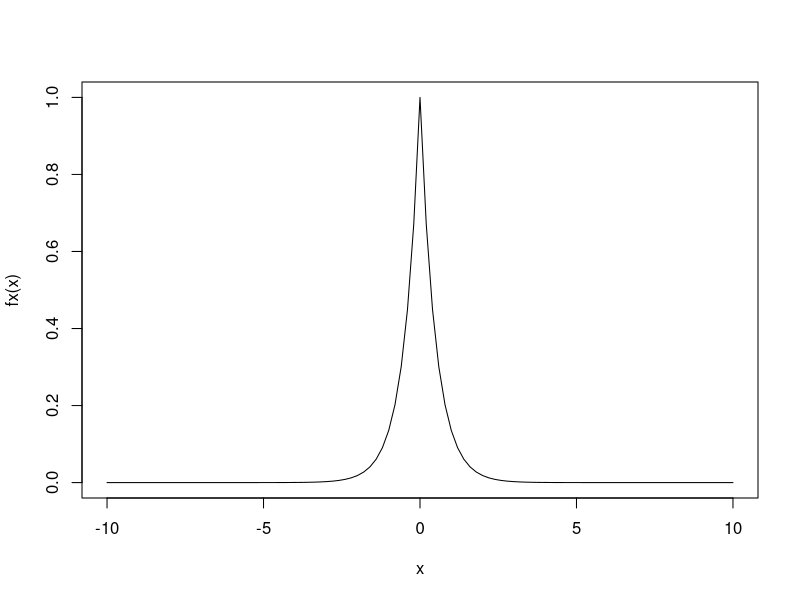
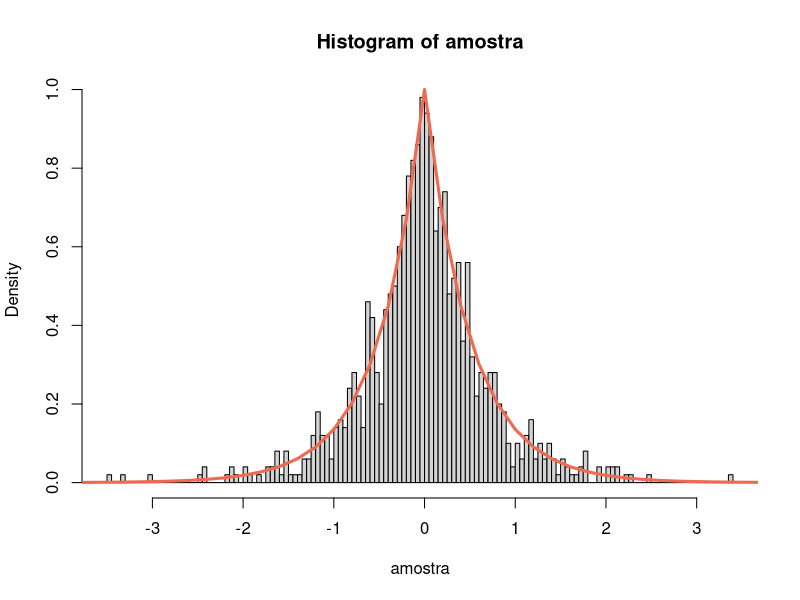
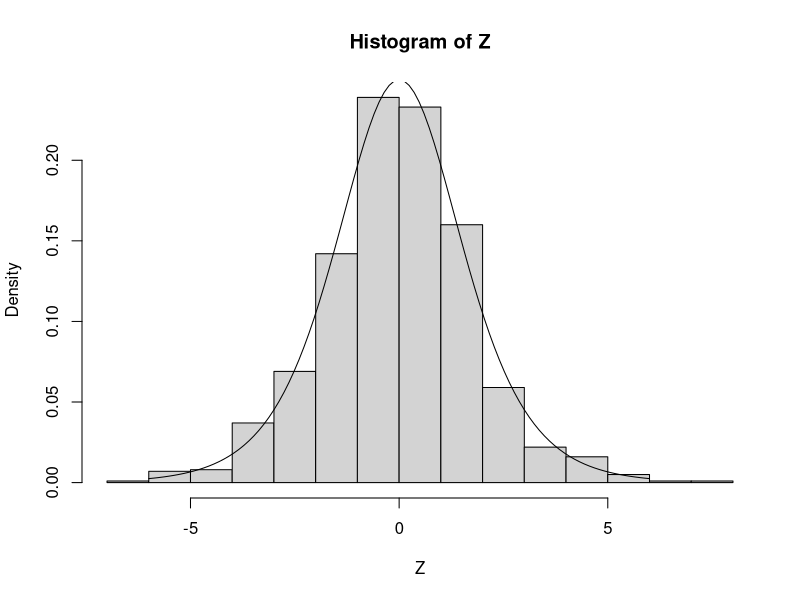
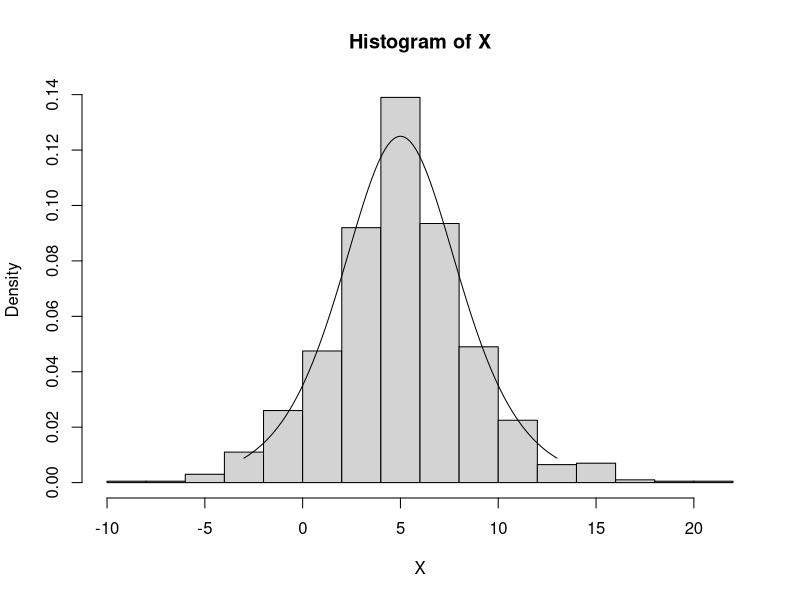
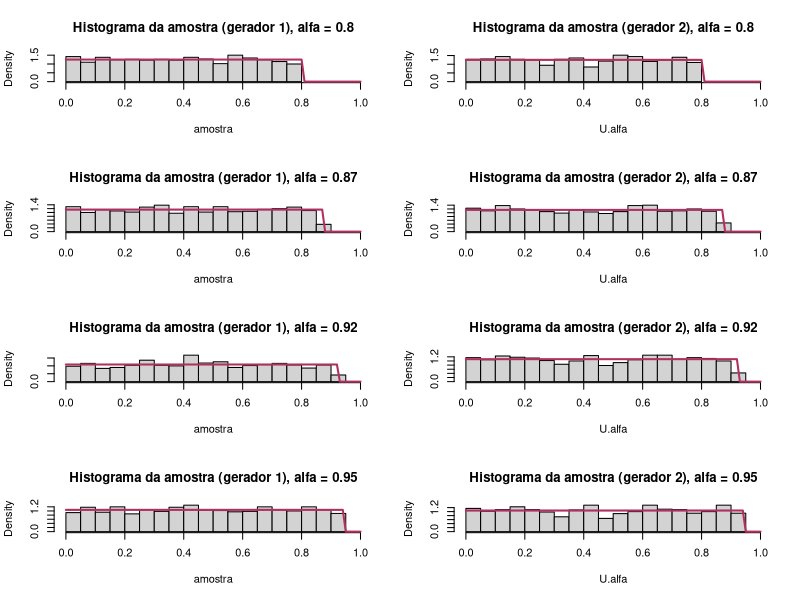
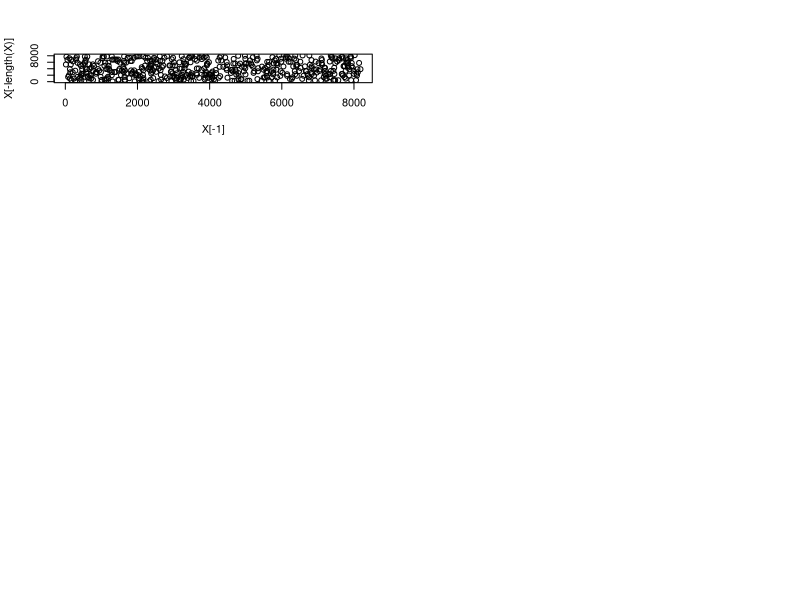
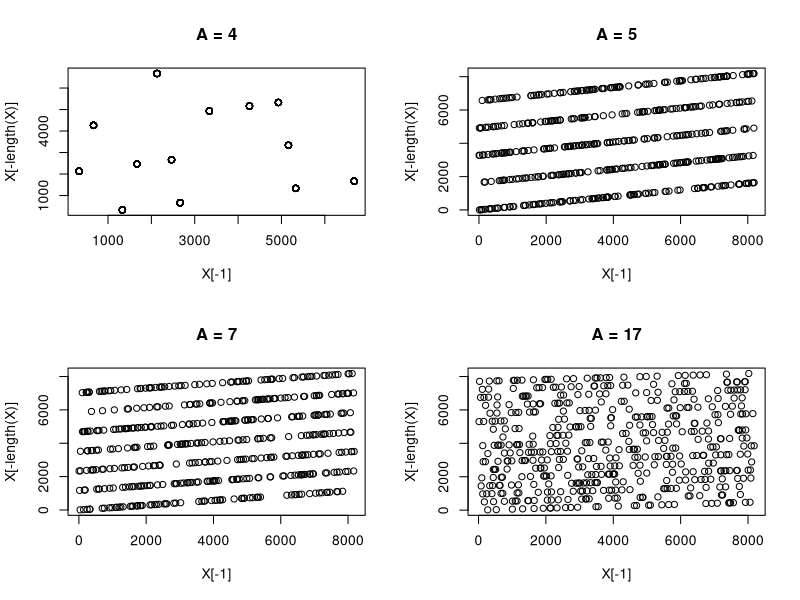
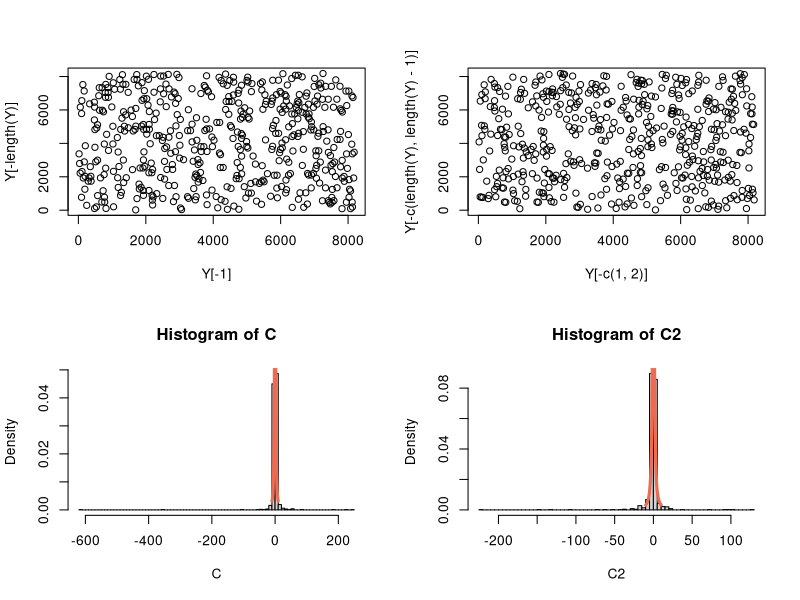

These charts were generated, in order, by the following R code:
## ---- chunk 1
knitr::opts_chunk$set(echo = TRUE)
set.seed(123)
library(stats)
## ---- chunk 2
# Densidade
fx<-function(x)exp(-2*abs(x))
fx(-10)
curve(fx(x), from=-10, to=10)

Fx<-function(x)
{
  integrate(fx, lower = -10, upper = x)$value
}

Fx<-Vectorize(Fx)
Fx(1.891281e-06)
Fx(1)
Fx(-7)

Qxi<-function(x,prob)
{
  (Fx(x)-prob)^2
}

Qx<-function(p)
{
  optimize(Qxi,prob=p, maximum = F, lower = -10, upper = 10)$minimum
}
Qx<-Vectorize(Qx)

amostra<-Qx(runif(1000))
ks.test(amostra,Fx)
hist(amostra, breaks=100, freq = F)
curve(fx(x), from=-10, to=10, add=T, col="coral2", lwd=3)
## ---- chunk 3
u<-runif(1000)
Z<-log(u/(1-u))
hist(Z, freq = F)
curve(dlogis(x), from=-6, to=6, add = T)
ks.test(Z, "plogis")

# A distribuição logistica pertence a familia locação-escala
mu<-5
sigma<-2
X<-sigma*Z+5
hist(X, freq=F)
curve(dlogis(x, location = mu, scale = sigma), from=mu-4*sigma, to=mu+4*sigma, add = T)

ks.test(X, "plogis") # Rejeitou, a X não tem locacao 0 e scala 1
ks.test(X, "plogis", location=mu, scale=sigma) 


## ---- chunk 4
alfa<-c(0.8, 0.87, 0.92, 0.95)

GerarU.alfa<-function(alfa)
{
  u<-runif(1)
  while(u>=alfa)
  {
    u<-runif(1)
  }
  return(u)
  
}

u<-runif(1000)
par(mfrow=c(4,2))
for(i in seq_along(alfa))
{
  amostra<-replicate(1000,GerarU.alfa(alfa[i]))
  hist(amostra, freq=F, breaks = 20,xlim=c(0,1), 
       main=paste0("Histograma da amostra (gerador 1), alfa = ", alfa[i]))
  curve(dunif(x,max=alfa[i]),from = 0, to=1, add=T, col="maroon", lwd=2)
  
  U.alfa<-alfa[i]*u
  hist(U.alfa, freq=F, breaks = 20 ,xlim=c(0,1), 
       main=paste0("Histograma da amostra (gerador 2), alfa = ", alfa[i]))
  curve(dunif(x,max=alfa[i]),from = 0, to=1, add=T, col="maroon", lwd=2)
}


## ---- chunk 5

geradorCM<-function(m=((2^13)-1), A=17, seed=666,n) # congruencial multiplicativo
{
  u<-numeric(n)
  anterior<-seed
  for(i in 1:n)
  {
    x<-(anterior*A)%%m
    u[i]<-x
    anterior<-x
  }
  return(u)
}


## ---- chunk 6
X<-geradorCM(n=500)
## ---- chunk 7
cor(X[-1],X[-length(X)])
## ---- chunk 8
plot(X[-1],X[-length(X)])
## ---- chunk 9
a<-c(4,5,7,17)
par(mfrow=c(2,2))
for(i in seq_along(a))
{
  X<-geradorCM(n=500, A=a[i])
  plot(X[-1],X[-length(X)], main=paste0("A = ", a[i]))
}
## ---- chunk 10
Y<-geradorCM(n=500,A=85)
cor(Y[-1],Y[-length(Y)])
plot(Y[-1],Y[-length(Y)])

## ---- chunk 11
plot(Y[-c(1,2)],Y[-c(length(Y),length(Y)-1)])
cor(Y[-c(1,2)],Y[-c(length(Y),length(Y)-1)])
## ---- chunk 12
set.seed(666)

u1<-runif(1000)
u2<-runif(1000)

X1<-sqrt(-2*log(u1))*cos(2*pi*u2)
X2<-sqrt(-2*log(u1))*sin(2*pi*u2)


C<-X1/X2

hist(C, freq = F, breaks = 100)
curve(dcauchy(x), from=-10, to=10, col="coral2", add=T, lwd=3)

ks.test(C, "pcauchy")
## ---- chunk 13

Fx<-function(x){ arctan(x)/pi }

Qx<-function(p){ tan(pi*p) }

Rx<-function(n)
{ 
  Qx(runif(n))
}

C2<-Rx(1000)
hist(C2, freq = F, breaks = 100)
curve(dcauchy(x), from=-10, to=10, col="coral2", add=T, lwd=3)
